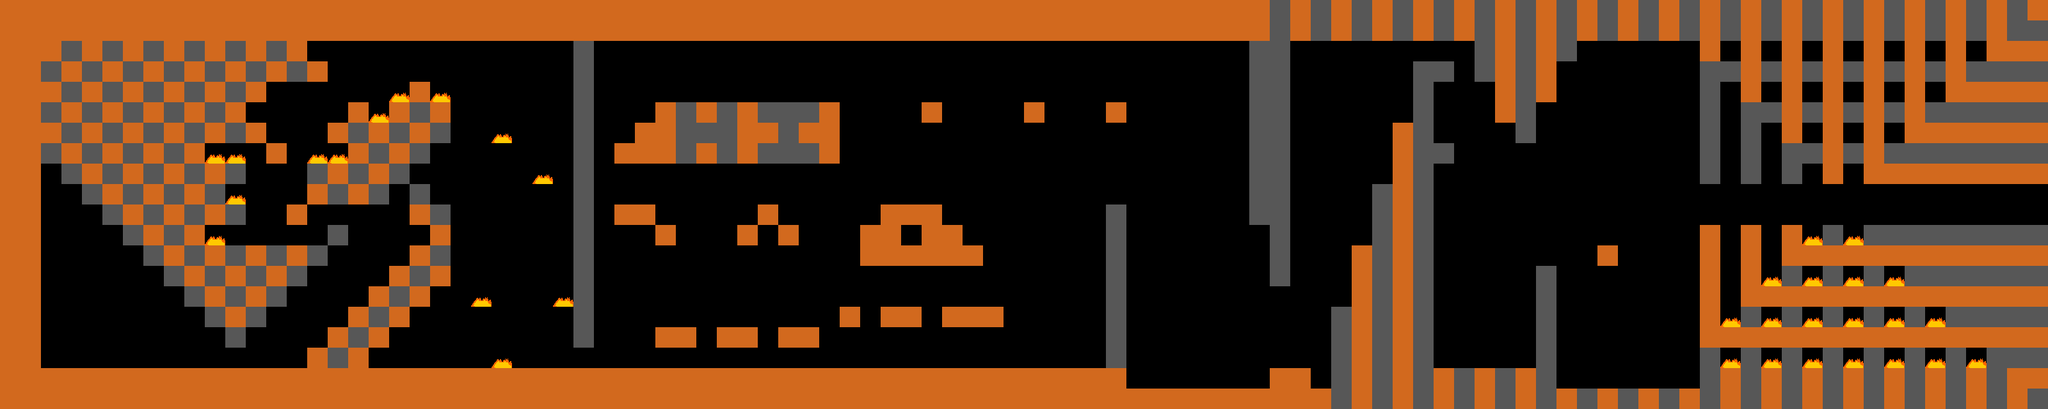

A 2D game scene composited from a Tiled map and its tileset images. What follows is a short description and the map's XML, with every tile layer's data as written:
An orthogonal 100x20 tile map with 32x32 px tiles, 1 tile layer (Tile Layer 1) and 3 objects.

<map version="1.0" tiledversion="1.0.3" orientation="orthogonal" renderorder="right-down" width="100" height="20" tilewidth="32" tileheight="32" nextobjectid="9">
 <tileset firstgid="1" source="../tilesets/tileset.tsx" />
 <layer name="Tile Layer 1" width="100" height="20">
  <data encoding="csv">
1,1,1,1,1,1,1,1,1,1,1,1,1,1,1,1,1,1,1,1,1,1,1,1,1,1,1,1,1,1,1,1,1,1,1,1,1,1,1,1,1,1,1,1,1,1,1,1,1,1,1,1,1,1,1,1,1,1,1,1,1,1,2,1,2,1,2,1,2,1,2,1,2,1,2,1,2,1,2,1,2,1,2,1,2,1,2,1,2,1,2,1,2,1,2,1,2,1,2,1,
1,1,1,1,1,1,1,1,1,1,1,1,1,1,1,1,1,1,1,1,1,1,1,1,1,1,1,1,1,1,1,1,1,1,1,1,1,1,1,1,1,1,1,1,1,1,1,1,1,1,1,1,1,1,1,1,1,1,1,1,1,1,2,1,2,1,2,1,2,1,2,1,2,1,2,1,2,1,2,1,2,1,2,1,2,1,2,1,2,1,2,1,2,1,2,1,2,1,2,2,
1,1,1,2,1,2,1,2,1,2,1,2,1,2,1,0,0,0,0,0,0,0,0,0,0,0,0,0,2,0,0,0,0,0,0,0,0,0,0,0,0,0,0,0,0,0,0,0,0,0,0,0,0,0,4,0,0,0,0,0,0,2,2,0,0,0,0,0,0,0,0,0,2,1,2,1,2,0,0,0,0,0,0,1,0,1,0,1,0,1,0,1,0,1,0,1,0,1,1,1,
1,1,2,1,2,1,2,1,2,1,2,1,2,1,2,1,0,0,0,0,0,0,0,0,0,0,0,0,2,0,0,0,0,0,0,0,0,0,0,0,0,0,0,0,0,0,0,0,0,0,0,0,0,0,4,0,0,0,0,0,0,2,2,0,0,0,0,0,0,2,2,0,2,1,2,1,0,0,0,0,0,0,0,2,2,1,2,1,2,1,2,1,2,1,2,1,2,2,2,2,
1,1,1,2,1,2,1,2,1,2,1,2,1,0,0,0,0,0,0,3,1,3,4,0,0,0,0,0,2,0,0,0,0,0,0,0,0,0,0,0,0,0,0,0,0,0,0,0,0,0,0,0,0,0,4,0,0,0,0,0,0,2,2,0,0,0,0,0,0,2,0,0,0,1,2,1,0,0,0,0,0,0,0,2,0,1,0,1,0,1,0,1,0,1,0,1,1,1,1,1,
1,1,2,1,2,1,2,1,2,1,2,1,0,0,0,0,0,1,3,1,2,1,4,0,0,0,0,0,2,0,0,0,1,2,1,2,1,2,2,2,1,0,0,0,0,1,4,4,4,4,1,0,0,0,1,0,0,0,0,0,0,2,2,0,0,0,0,0,0,2,0,0,0,1,2,0,0,0,0,0,0,0,0,2,0,2,2,1,2,1,2,1,2,1,2,2,2,2,2,2,
1,1,1,2,1,2,1,2,1,2,1,2,1,0,0,0,1,2,1,2,1,2,4,0,3,0,0,0,2,0,0,1,1,2,2,2,1,1,2,1,1,0,0,0,0,0,0,0,0,0,0,0,0,0,4,0,0,0,0,0,0,2,2,0,0,0,0,0,1,2,0,0,0,0,2,0,0,0,0,0,0,0,0,2,0,2,0,1,0,1,0,1,0,1,1,1,1,1,1,1,
1,1,2,1,2,1,2,1,2,1,3,3,0,1,0,3,3,1,2,1,2,0,4,0,0,0,0,0,2,0,1,1,1,2,1,2,1,2,2,2,1,0,0,0,0,0,0,0,0,0,0,0,0,0,4,0,0,0,0,0,0,2,2,0,0,0,0,0,1,2,2,0,0,0,0,0,0,0,0,0,0,0,0,2,0,2,0,2,2,1,2,1,2,2,2,2,2,2,2,2,
1,1,0,2,1,2,1,2,1,2,1,2,0,0,0,2,1,2,1,2,0,0,4,0,0,0,3,0,2,0,0,0,0,0,0,0,0,0,0,0,0,0,0,0,0,0,0,0,0,0,0,0,0,0,4,0,0,0,0,0,0,2,2,0,0,0,0,0,1,2,0,0,0,0,0,0,0,0,0,0,0,0,0,2,4,2,4,2,0,1,0,1,1,1,1,1,1,1,1,1,
1,1,0,0,2,1,2,1,2,1,2,3,0,0,0,1,2,1,2,0,2,0,4,0,0,0,0,0,2,0,0,0,0,0,0,0,0,0,0,0,0,0,0,0,0,0,0,0,0,0,0,0,0,0,4,0,0,0,0,0,0,2,2,0,0,0,0,2,1,2,0,0,0,0,0,0,0,0,0,0,0,0,0,0,0,0,0,0,0,0,0,0,0,0,0,0,0,0,0,0,
1,1,0,0,0,2,1,2,1,2,1,2,0,0,1,0,0,0,0,0,1,2,4,0,0,0,0,0,2,4,1,1,0,0,0,0,0,1,0,0,0,0,0,1,1,1,0,0,0,0,0,0,0,0,2,0,0,0,0,0,0,2,2,0,0,0,0,2,1,2,0,0,0,0,0,0,0,0,0,0,0,0,0,0,0,0,0,0,0,0,0,0,0,0,0,0,0,0,0,5,
1,1,0,0,0,0,2,1,2,1,3,0,0,0,0,0,2,0,0,0,0,1,4,0,0,0,0,0,2,0,0,0,1,0,0,0,1,4,1,0,0,0,1,1,4,1,1,0,0,0,0,0,0,0,2,0,0,0,0,0,0,0,2,0,0,0,0,2,1,2,0,0,0,0,0,0,0,0,0,0,0,0,0,1,4,1,4,1,3,2,3,2,2,2,2,2,2,2,2,2,
1,1,0,0,0,0,0,2,1,2,1,2,1,2,1,2,0,0,0,0,1,2,4,0,0,0,0,0,2,0,0,0,0,0,0,0,0,0,0,0,0,0,1,1,1,1,1,1,0,0,0,0,0,0,2,0,0,0,0,0,0,0,2,0,0,0,1,2,1,2,0,0,0,0,0,0,0,0,1,0,0,0,0,1,0,1,0,1,1,1,1,1,1,1,1,1,1,1,1,1,
1,1,0,0,0,0,0,0,2,1,2,1,2,1,2,0,0,0,0,1,2,1,4,0,0,0,0,0,2,0,0,0,0,0,0,0,0,0,0,0,0,0,0,0,0,0,0,0,0,0,0,0,0,0,2,0,0,0,0,0,0,0,2,0,0,0,1,2,1,2,0,0,0,0,0,2,0,0,0,0,0,0,0,1,0,1,3,2,3,2,3,2,3,2,2,2,2,2,2,2,
1,1,0,0,0,0,0,0,0,2,1,2,1,2,0,0,0,0,1,2,1,0,4,3,0,0,0,3,2,0,0,0,0,0,0,0,0,0,0,0,0,0,0,0,0,0,0,0,0,0,0,0,0,0,2,0,0,0,0,0,0,0,0,0,0,0,1,2,1,2,0,0,0,0,0,2,0,0,0,0,0,0,0,1,0,1,1,1,1,1,1,1,1,1,1,1,1,1,1,1,
1,1,0,0,0,0,0,0,0,0,2,1,2,0,0,0,0,1,2,1,0,0,4,0,0,0,0,0,2,0,0,0,0,0,0,0,0,0,0,0,0,1,4,1,1,4,1,1,1,0,0,0,0,0,2,0,0,0,0,0,0,0,0,0,0,2,1,2,1,2,0,0,0,0,0,2,0,0,0,0,0,0,0,1,3,2,3,2,3,2,3,2,3,2,3,2,2,2,2,2,
1,1,0,0,0,0,0,0,0,0,0,2,0,0,0,0,1,2,1,0,0,0,4,0,0,0,0,0,2,0,0,0,1,1,4,1,1,4,1,1,0,0,0,0,0,0,0,0,0,0,0,0,0,0,2,0,0,0,0,0,0,0,0,0,0,2,1,2,1,2,0,0,0,0,0,2,0,0,0,0,0,0,0,1,1,1,1,1,1,1,1,1,1,1,1,1,1,1,1,1,
1,1,0,0,0,0,0,0,0,0,0,0,0,0,0,1,2,1,0,0,0,0,4,0,3,0,0,0,0,0,0,0,0,0,0,0,0,0,0,0,0,0,0,0,0,0,0,0,0,0,0,0,0,0,2,0,0,0,0,0,0,0,0,0,0,2,1,2,1,2,7,7,7,7,7,2,0,0,0,0,0,0,0,2,3,2,3,2,3,2,3,2,3,2,3,2,3,2,2,2,
1,1,1,1,1,1,1,1,1,1,1,1,1,1,1,1,1,1,1,1,1,1,1,1,1,1,1,1,1,1,1,1,1,1,1,1,1,1,1,1,1,1,1,1,1,1,1,1,1,1,1,1,1,1,1,7,7,7,7,7,7,7,1,1,7,2,1,2,1,2,1,2,1,2,1,2,7,7,7,7,7,7,7,2,1,2,1,2,1,2,1,2,1,2,1,2,1,2,1,1,
1,1,1,1,1,1,1,1,1,1,1,1,1,1,1,1,1,1,1,1,1,1,1,1,1,1,1,1,1,1,1,1,1,1,1,1,1,1,1,1,1,1,1,1,1,1,1,1,1,1,1,1,1,1,1,1,1,1,1,1,1,1,1,1,1,2,1,2,1,2,1,2,1,2,1,2,1,2,1,2,1,2,1,2,1,2,1,2,1,2,1,2,1,2,1,2,1,2,1,2
</data>
 </layer>
 <objectgroup name="Object Layer 1">
  <object id="5" x="96" y="544" width="32" height="32">
   <properties>
    <property name="type" value="playerStart" />
   </properties>
  </object>
  <object id="6" x="736" y="544" width="32" height="32">
   <properties>
    <property name="potion" value="waterPotion" />
    <property name="type" value="potionPickup" />
   </properties>
  </object>
  <object id="8" x="0" y="0" width="3200" height="640">
   <properties>
    <property name="type" value="bounds" />
   </properties>
  </object>
 </objectgroup>
</map>